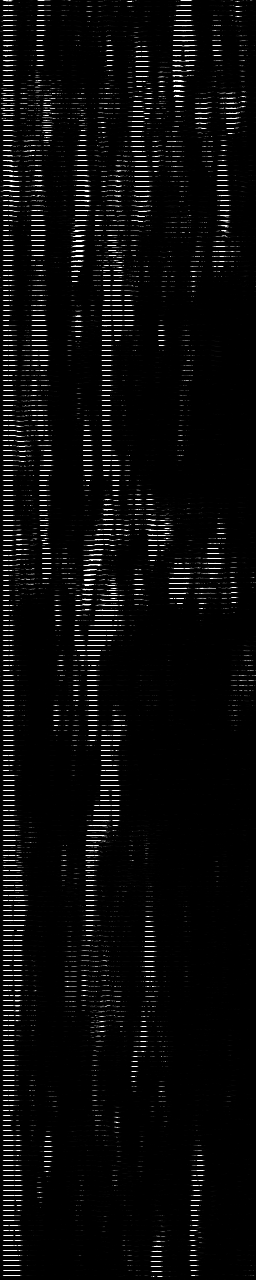
#> input picture frame1_0.png, 256 x 1280 px; its folder holds 4 pictures in this run
$ python q2.py
#> lines starting #> are read from the running program, lines starting #| are printed output that depends on the picture
from PIL import Image

frame_files1 = [f'frame1_{i}.png' for i in range(8)]
frame_files2 = [f'frame2_{i}.png' for i in range(8)]
frames1 = [Image.open(frame) for frame in frame_files1]
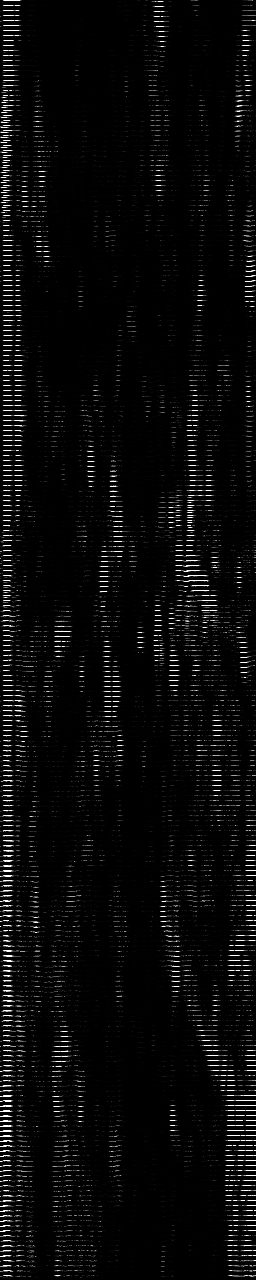
#> input picture frame1_1.png, 256 x 1280 px
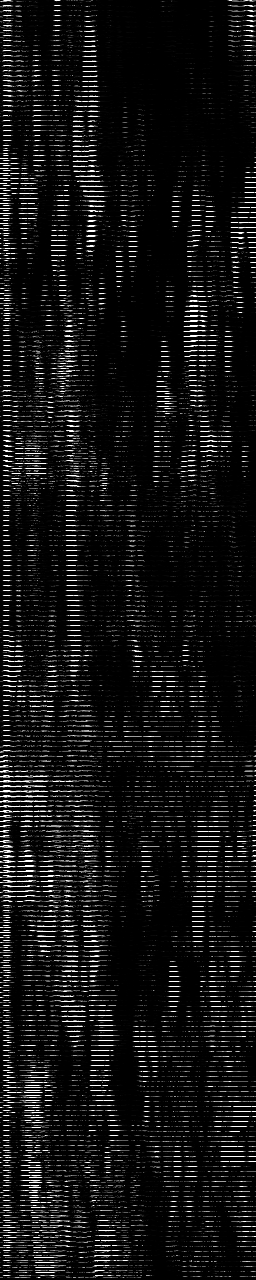
#> input picture frame1_2.png, 256 x 1280 px
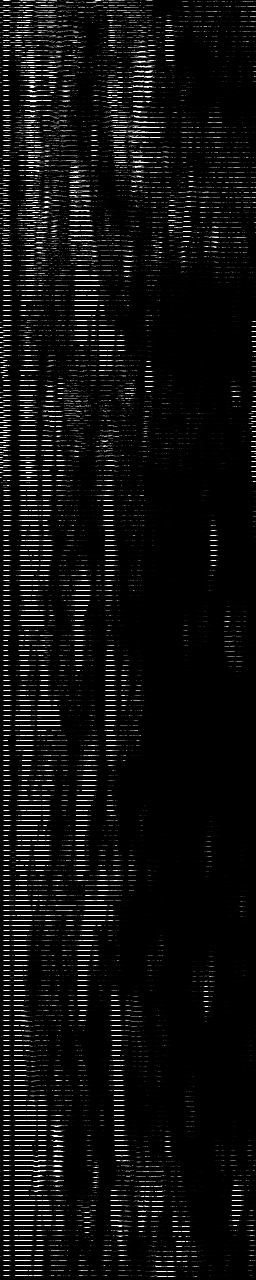
#> input picture frame1_3.png, 256 x 1280 px
#> (the run stopped early here; a loop or call above may not have finished)
